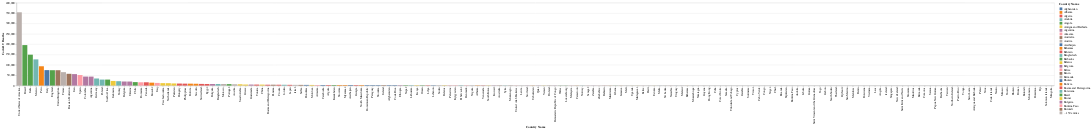

The code cell stored with this chart in its notebook:
### Markdown cell above
##What countries were most affected by Covid 19?

### Code cell
import altair as alt
from altair import SortField
# from altair_saver import save

c19Death = df[['Country Name', 'Covid-19 Deaths']]
c19Death = c19Death.sort_values(by=['Covid-19 Deaths'], ascending=False)
alt.Chart(c19Death).mark_bar().encode(alt.Y('Covid-19 Deaths', type='quantitative'),
alt.X('Country Name', type='nominal', sort = None), color='Country Name', tooltip=['Covid-19 Deaths'])#.save('/content/drive/MyDrive/Manuel_CIS461/chart.html')
# chart.save('/content/drive/MyDrive/Manuel_CIS461/chart.png')

### Figure 1 — Vega-Lite specification as saved in the notebook (floating-point values rounded to 4 significant figures; data arrays with more than 128 entries replaced by an {"elided": "..."} marker saying what was removed)
{"config": {"view": {"continuousWidth": 400, "continuousHeight": 300}}, "data": {"name": "data-2290b94da1a44e32b80421d677807c1c"}, "mark": "bar", "encoding": {"color": {"field": "Country Name", "type": "nominal"}, "tooltip": [{"field": "Covid-19 Deaths", "type": "quantitative"}], "x": {"field": "Country Name", "sort": null, "type": "nominal"}, "y": {"field": "Covid-19 Deaths", "type": "quantitative"}}, "$schema": "https://vega.github.io/schema/vega-lite/v4.17.0.json", "datasets": {"data-2290b94da1a44e32b80421d677807c1c": {"elided": "191 records"}}}
